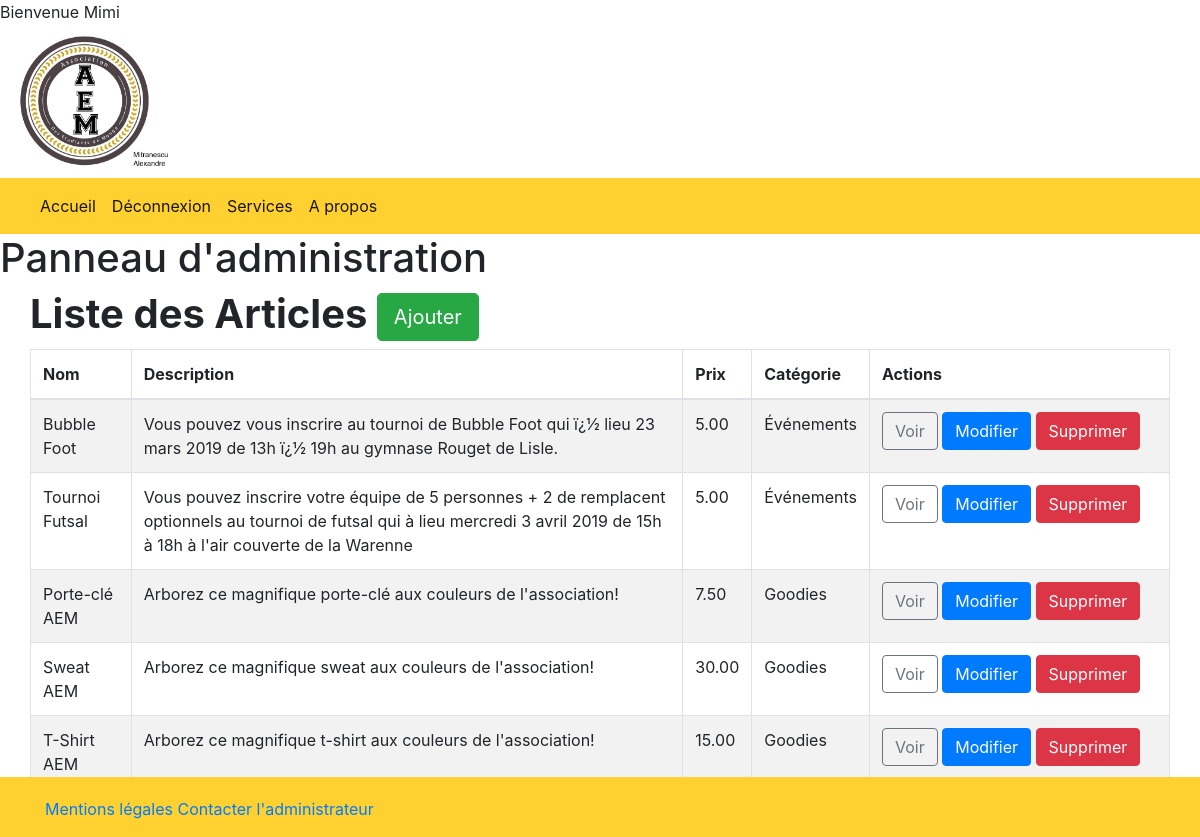
The app's page /admin.php (signed in) with its own data.
### tables this page shows
CREATE TABLE `Articles` (
  `id` int(11) NOT NULL,
  `name` varchar(100) NOT NULL,
  `description` varchar(250) NOT NULL,
  `price` decimal(10,2) NOT NULL,
  `image` varchar(255) NOT NULL,
  `category` int(11) NOT NULL,
  `stock` int(11) DEFAULT 0,
  `created_at` timestamp NOT NULL DEFAULT current_timestamp(),
  `updated_at` timestamp NOT NULL DEFAULT current_timestamp() ON UPDATE current_timestamp()
);

CREATE TABLE `Services` (
  `id` int(11) NOT NULL,
  `name` varchar(100) NOT NULL
);

### admin/admin.php (the view, shortened to what this page needs)
<!DOCTYPE html>
<html>
    <head>
        <link rel="stylesheet" href="https://cdn.jsdelivr.net/npm/bootstrap@4.5.3/dist/css/bootstrap.min.css">
    </head>
    <body>
        <h1 class="text-logo"><span class="glyphicon glyphicon-cog"></span> Panneau d'administration <span class="glyphicon glyphicon-cog"></span></h1>
        <div class="container admin">
            <div class="row">
                <h1><strong>Liste des Articles      </strong><a href="admin/insert.php" class="btn btn-success btn-lg"><span class="glyphicon glyphicon-plus"></span>Ajouter</a></h1><br>
                <table class="table table-striped table-bordered">
                  <thead>
                    <tr>
                      <th>Nom</th>
                      <th>Description</th>
                      <th>Prix</th>
                      <th>Catégorie</th>
                      <th>Actions</th>
                    </tr>
                  </thead>
                  <tbody>
                      <?php
                        $db = Database::connect();
                        $statement = $db->query('SELECT Articles.id, Articles.name, Articles.description, Articles.price, Services.name AS category FROM Articles LEFT JOIN Services ON Articles.category = Services.id ORDER BY Articles.id DESC');
                        while($item = $statement->fetch())
                        {
                            echo '<tr>';
                            echo '<td>'. $item['name'] . '</td>';
                            echo '<td>'. $item['description'] . '</td>';
                            echo '<td>'. number_format($item['price'], 2, '.', '') . '</td>';
                            echo '<td>'. $item['category'] . '</td>';
                            echo '<td width=300>';
                            echo '<a class="btn btn-outline-secondary" href="admin/view.php?id='.$item['id'].'"><span class="glyphicon glyphicon-eye-open"></span> Voir</a>';
                            echo '<a class="btn btn-primary" href="admin/update.php?id='.$item['id'].'"><span class="glyphicon glyphicon-pencil"></span> Modifier</a>';
                            echo '<a class="btn btn-danger" href="admin/delete.php?id='.$item['id'].'"><span class="glyphicon glyphicon-remove"></span> Supprimer</a>';
                            echo '</td>';
                            echo '</tr>';
                        }
                      ?>
                  </tbody>
                </table>
            </div>
        </div>
    </body>
</html>

### css/global.css (style rules this page uses)
html { position: relative; min-height: 100%; }
body { margin-bottom: 60px; }
.container { margin: 2px 5px 2em 0; }

### records on screen
articles: name "Bubble Foot", description "Vous pouvez vous inscrire au tournoi de Bubble Foot qui ï¿½ lieu 23 mars 2019 de 13h ï¿½ 19h au gymnase Rouget de Lisle.", price "5.00", category.name "Événements"
articles: name "Tournoi Futsal", description "Vous pouvez inscrire votre équipe de 5 personnes + 2 de remplacent optionnels au tournoi de futsal qui à lieu mercredi 3 avril 2019 de 15h à 18h à l'air couverte de la Warenne", price "5.00", category.name "Événements"
articles: name "Porte-clé AEM", description "Arborez ce magnifique porte-clé aux couleurs de l'association!", price "7.50", category.name "Goodies"
articles: name "Sweat AEM", description "Arborez ce magnifique sweat aux couleurs de l'association!", price "30.00", category.name "Goodies"
articles: name "T-Shirt AEM", description "Arborez ce magnifique t-shirt aux couleurs de l'association!", price "15.00", category.name "Goodies"

### other values on screen
$_SESSION['login'] "Mimi"
